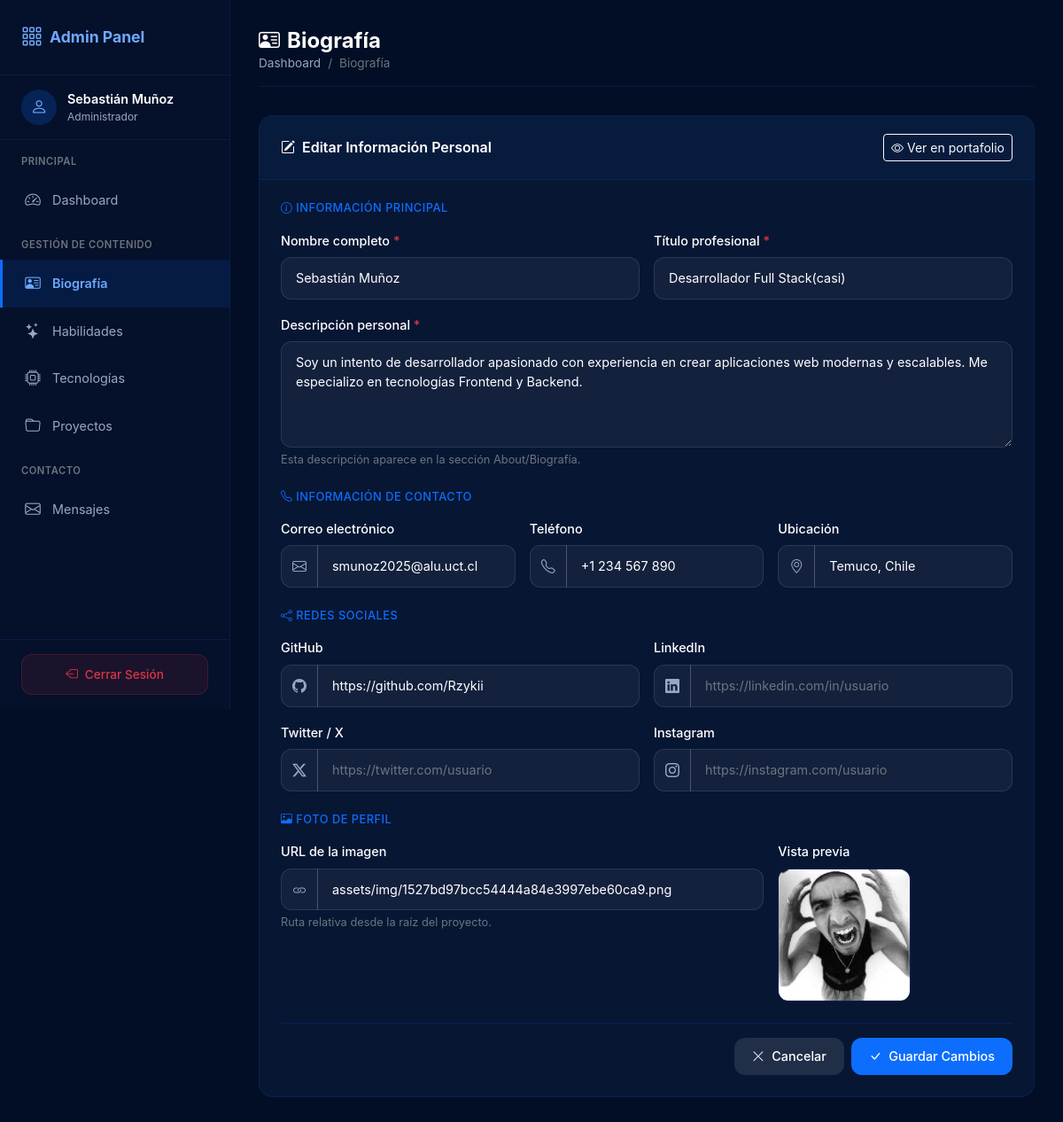
The app's page /admin/biografia.php (signed in) with its own data.
### tables this page shows
CREATE TABLE IF NOT EXISTS biografia (
  id          INT UNSIGNED      NOT NULL AUTO_INCREMENT,
  campo       VARCHAR(50)       NOT NULL UNIQUE,
  valor       TEXT              NOT NULL,
  tipo        ENUM('texto','textarea','email','telefono','url','imagen') NOT NULL DEFAULT 'texto',
  etiqueta    VARCHAR(100)      NOT NULL,
  orden       INT UNSIGNED      NOT NULL DEFAULT 0,
  updated_at  DATETIME          NOT NULL DEFAULT CURRENT_TIMESTAMP ON UPDATE CURRENT_TIMESTAMP,
  PRIMARY KEY (id)
);

### auth.php (called while the page is built, shortened)
<?php
function obtenerUsuarioActual(): ?array
{
    return [
        'id'       => $_SESSION['usuario_id'],
        'username' => $_SESSION['usuario_username'],
        'nombre'   => $_SESSION['usuario_nombre'],
        'email'    => $_SESSION['usuario_email']
    ];
}

### admin/biografia.php (the view, shortened to what this page needs)
<?php
require_once '../auth.php';
require_once '../db.php';
$usuario = obtenerUsuarioActual();
try {
    $stmt = $pdo->query("SELECT campo, valor, tipo, etiqueta FROM biografia ORDER BY orden");
    $biografia = [];
    while ($row = $stmt->fetch()) {
        $biografia[$row['campo']] = $row;
    }
} catch (PDOException $e) {
    $biografia = [];
    $mensaje = 'Error al cargar la biografía.';
    $tipoMensaje = 'danger';
}
?>
<!DOCTYPE html>
<html lang="es">
<head>
    <link href="https://cdn.jsdelivr.net/npm/bootstrap@5.3.8/dist/css/bootstrap.min.css" rel="stylesheet">
    <link rel="stylesheet" href="https://cdn.jsdelivr.net/npm/bootstrap-icons@1.11.3/font/bootstrap-icons.min.css">
    <link rel="stylesheet" href="../assets/css/admin.css">
</head>
<body class="admin-body">
    <div class="admin-wrapper">
        <aside class="sidebar" id="sidebar">
            <div class="sidebar-header">
                <a href="../dashboard.php" class="sidebar-brand">
                    <i class="bi bi-grid-3x3-gap"></i>
                    <span>Admin Panel</span>
                </a>
            </div>
            <div class="sidebar-user">
                <div class="avatar"><i class="bi bi-person"></i></div>
                <div class="info">
                    <div class="name"><?= htmlspecialchars($usuario['nombre']) ?></div>
                    <div class="role">Administrador</div>
                </div>
            </div>
            <nav class="sidebar-nav">
                <div class="nav-section">Principal</div>
                <a href="../dashboard.php" class="nav-link">
                    <i class="bi bi-speedometer2"></i><span>Dashboard</span>
                </a>
                <div class="nav-section mt-3">Gestión de Contenido</div>
                <a href="biografia.php" class="nav-link active">
                    <i class="bi bi-person-vcard"></i><span>Biografía</span>
                </a>
                <a href="habilidades.php" class="nav-link">
                    <i class="bi bi-stars"></i><span>Habilidades</span>
                </a>
                <a href="tecnologias.php" class="nav-link">
                    <i class="bi bi-cpu"></i><span>Tecnologías</span>
                </a>
                <a href="proyectos.php" class="nav-link">
                    <i class="bi bi-folder"></i><span>Proyectos</span>
                </a>
                <div class="nav-section mt-3">Contacto</div>
                <a href="mensajes.php" class="nav-link">
                    <i class="bi bi-envelope"></i><span>Mensajes</span>
                </a>
            </nav>
            <div class="sidebar-footer">
                <a href="../logout.php" class="btn-logout" onclick="return confirm('¿Está seguro de cerrar sesión?')">
                    <i class="bi bi-box-arrow-left"></i><span>Cerrar Sesión</span>
                </a>
            </div>
        </aside>
        <main class="main-content">
            <div class="content-header">
                <div>
                    <h1><i class="bi bi-person-vcard me-2"></i>Biografía</h1>
                    <nav aria-label="breadcrumb">
                        <ol class="breadcrumb">
                            <li class="breadcrumb-item"><a href="../dashboard.php">Dashboard</a></li>
                            <li class="breadcrumb-item active">Biografía</li>
                        </ol>
                    </nav>
                </div>
            </div>
            <div class="admin-card">
                <div class="card-header">
                    <h5><i class="bi bi-pencil-square me-2"></i>Editar Información Personal</h5>
                    <a href="../index.php#Biografía" target="_blank" class="btn btn-sm btn-outline-light">
                        <i class="bi bi-eye me-1"></i>Ver en portafolio
                    </a>
                </div>
                <div class="card-body">
                    <form method="POST" class="form-admin">
                        <h6 class="text-primary mb-3" style="font-size: 0.8rem; text-transform: uppercase; letter-spacing: 0.5px;">
                            <i class="bi bi-info-circle me-1"></i>Información Principal
                        </h6>
                        <div class="row g-3 mb-4">
                            <div class="col-md-6">
                                <label class="form-label">Nombre completo <span class="text-danger">*</span></label>
                                <input type="text" class="form-control" name="nombre"
                                    value="<?= htmlspecialchars($biografia['nombre']['valor'] ?? '') ?>" required>
                            </div>
                            <div class="col-md-6">
                                <label class="form-label">Título profesional <span class="text-danger">*</span></label>
                                <input type="text" class="form-control" name="titulo"
                                    value="<?= htmlspecialchars($biografia['titulo']['valor'] ?? '') ?>" required>
                            </div>
                            <div class="col-12">
                                <label class="form-label">Descripción personal <span class="text-danger">*</span></label>
                                <textarea class="form-control" name="descripcion" rows="4" required><?= htmlspecialchars($biografia['descripcion']['valor'] ?? '') ?></textarea>
                                <div class="form-text">Esta descripción aparece en la sección About/Biografía.</div>
                            </div>
                        </div>
                        <h6 class="text-primary mb-3" style="font-size: 0.8rem; text-transform: uppercase; letter-spacing: 0.5px;">
                            <i class="bi bi-telephone me-1"></i>Información de Contacto
                        </h6>
                        <div class="row g-3 mb-4">
                            <div class="col-md-4">
                                <label class="form-label">Correo electrónico</label>
                                <div class="input-group">
                                    <span class="input-group-text"><i class="bi bi-envelope"></i></span>
                                    <input type="email" class="form-control" name="email"
                                        value="<?= htmlspecialchars($biografia['email']['valor'] ?? '') ?>">
                                </div>
                            </div>
                            <div class="col-md-4">
                                <label class="form-label">Teléfono</label>
                                <div class="input-group">
                                    <span class="input-group-text"><i class="bi bi-telephone"></i></span>
                                    <input type="text" class="form-control" name="telefono"
                                        value="<?= htmlspecialchars($biografia['telefono']['valor'] ?? '') ?>">
                                </div>
                            </div>
                            <div class="col-md-4">
                                <label class="form-label">Ubicación</label>
                                <div class="input-group">
                                    <span class="input-group-text"><i class="bi bi-geo-alt"></i></span>
                                    <input type="text" class="form-control" name="ubicacion"
                                        value="<?= htmlspecialchars($biografia['ubicacion']['valor'] ?? '') ?>">
                                </div>
                            </div>
                        </div>
                        <h6 class="text-primary mb-3" style="font-size: 0.8rem; text-transform: uppercase; letter-spacing: 0.5px;">
                            <i class="bi bi-share me-1"></i>Redes Sociales
                        </h6>
                        <div class="row g-3 mb-4">
                            <div class="col-md-6">
                                <label class="form-label">GitHub</label>
                                <div class="input-group">
                                    <span class="input-group-text"><i class="bi bi-github"></i></span>
                                    <input type="url" class="form-control" name="github"
                                        value="<?= htmlspecialchars($biografia['github']['valor'] ?? '') ?>"
                                        placeholder="https://github.com/usuario">
                                </div>
                            </div>
                            <div class="col-md-6">
                                <label class="form-label">LinkedIn</label>
                                <div class="input-group">
                                    <span class="input-group-text"><i class="bi bi-linkedin"></i></span>
                                    <input type="url" class="form-control" name="linkedin"
                                        value="<?= htmlspecialchars($biografia['linkedin']['valor'] ?? '') ?>"
                                        placeholder="https://linkedin.com/in/usuario">
                                </div>
                            </div>
                            <div class="col-md-6">
                                <label class="form-label">Twitter / X</label>
                                <div class="input-group">
                                    <span class="input-group-text"><i class="bi bi-twitter-x"></i></span>
                                    <input type="url" class="form-control" name="twitter"
                                        value="<?= htmlspecialchars($biografia['twitter']['valor'] ?? '') ?>"
                                        placeholder="https://twitter.com/usuario">
                                </div>
                            </div>
                            <div class="col-md-6">
                                <label class="form-label">Instagram</label>
                                <div class="input-group">
                                    <span class="input-group-text"><i class="bi bi-instagram"></i></span>
                                    <input type="url" class="form-control" name="instagram"
                                        value="<?= htmlspecialchars($biografia['instagram']['valor'] ?? '') ?>"
                                        placeholder="https://instagram.com/usuario">
                                </div>
                            </div>
                        </div>
                        <h6 class="text-primary mb-3" style="font-size: 0.8rem; text-transform: uppercase; letter-spacing: 0.5px;">
                            <i class="bi bi-image me-1"></i>Foto de Perfil
                        </h6>
                        <div class="row g-3 mb-4">
                            <div class="col-md-8">
                                <label class="form-label">URL de la imagen</label>
                                <div class="input-group">
                                    <span class="input-group-text"><i class="bi bi-link"></i></span>
                                    <input type="text" class="form-control" name="foto_perfil"
                                        value="<?= htmlspecialchars($biografia['foto_perfil']['valor'] ?? '') ?>"
                                        placeholder="assets/img/foto.png">
                                </div>
                                <div class="form-text">Ruta relativa desde la raíz del proyecto.</div>
                            </div>
                            <div class="col-md-4">
                                <?php if (!empty($biografia['foto_perfil']['valor'])): ?>
                                    <label class="form-label">Vista previa</label><br>
                                    <img src="../<?= htmlspecialchars($biografia['foto_perfil']['valor']) ?>"
                                        alt="Foto de perfil" class="img-preview">
                                <?php endif; ?>
                            </div>
                        </div>
                        <div class="d-flex gap-2 justify-content-end pt-3" style="border-top: 1px solid var(--dark-border);">
                            <a href="../dashboard.php" class="btn btn-admin btn-admin-secondary">
                                <i class="bi bi-x-lg"></i> Cancelar
                            </a>
                            <button type="submit" class="btn btn-admin btn-admin-primary">
                                <i class="bi bi-check-lg"></i> Guardar Cambios
                            </button>
                        </div>
                    </form>
                </div>
            </div>
        </main>
    </div>
</body>
</html>

### records on screen
biografia: nombre "Sebastián Muñoz"
biografia: titulo "Desarrollador Full Stack(casi)"
biografia: descripcion "Soy un intento de desarrollador apasionado con experiencia en crear aplicaciones web modernas y escalables. Me especializo en tecnologías Frontend y Backend."
biografia: email "smunoz2025@alu.uct.cl"
biografia: telefono "+1 234 567 890"
biografia: ubicacion "Temuco, Chile"
biografia: github "https://github.com/Rzykii"
biografia: foto_perfil "assets/img/1527bd97bcc54444a84e3997ebe60ca9.png", valor (picture)

### other values on screen
$usuario['nombre'] "Sebastián Muñoz"
